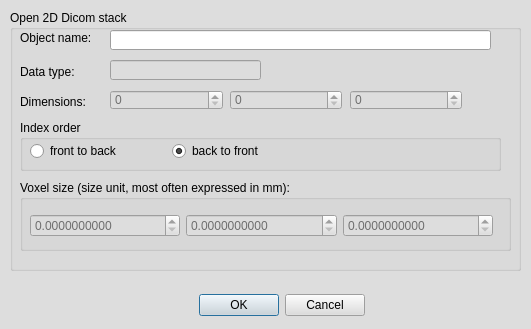
<?xml version="1.0" encoding="UTF-8"?>
<ui version="4.0">
 <class>mqOpenDicomStackDialog</class>
 <widget class="QDialog" name="mqOpenDicomStackDialog">
  <property name="geometry">
   <rect>
    <x>0</x>
    <y>0</y>
    <width>531</width>
    <height>329</height>
   </rect>
  </property>
  <property name="palette">
   <palette>
    <active>
     <colorrole role="WindowText">
      <brush brushstyle="SolidPattern">
       <color alpha="255">
        <red>0</red>
        <green>0</green>
        <blue>0</blue>
       </color>
      </brush>
     </colorrole>
     <colorrole role="Button">
      <brush brushstyle="SolidPattern">
       <color alpha="255">
        <red>221</red>
        <green>221</green>
        <blue>221</blue>
       </color>
      </brush>
     </colorrole>
     <colorrole role="Light">
      <brush brushstyle="SolidPattern">
       <color alpha="255">
        <red>255</red>
        <green>255</green>
        <blue>255</blue>
       </color>
      </brush>
     </colorrole>
     <colorrole role="Midlight">
      <brush brushstyle="SolidPattern">
       <color alpha="255">
        <red>238</red>
        <green>238</green>
        <blue>238</blue>
       </color>
      </brush>
     </colorrole>
     <colorrole role="Dark">
      <brush brushstyle="SolidPattern">
       <color alpha="255">
        <red>110</red>
        <green>110</green>
        <blue>110</blue>
       </color>
      </brush>
     </colorrole>
     <colorrole role="Mid">
      <brush brushstyle="SolidPattern">
       <color alpha="255">
        <red>147</red>
        <green>147</green>
        <blue>147</blue>
       </color>
      </brush>
     </colorrole>
     <colorrole role="Text">
      <brush brushstyle="SolidPattern">
       <color alpha="255">
        <red>0</red>
        <green>0</green>
        <blue>0</blue>
       </color>
      </brush>
     </colorrole>
     <colorrole role="BrightText">
      <brush brushstyle="SolidPattern">
       <color alpha="255">
        <red>255</red>
        <green>255</green>
        <blue>255</blue>
       </color>
      </brush>
     </colorrole>
     <colorrole role="ButtonText">
      <brush brushstyle="SolidPattern">
       <color alpha="255">
        <red>0</red>
        <green>0</green>
        <blue>0</blue>
       </color>
      </brush>
     </colorrole>
     <colorrole role="Base">
      <brush brushstyle="SolidPattern">
       <color alpha="255">
        <red>255</red>
        <green>255</green>
        <blue>255</blue>
       </color>
      </brush>
     </colorrole>
     <colorrole role="Window">
      <brush brushstyle="SolidPattern">
       <color alpha="255">
        <red>221</red>
        <green>221</green>
        <blue>221</blue>
       </color>
      </brush>
     </colorrole>
     <colorrole role="Shadow">
      <brush brushstyle="SolidPattern">
       <color alpha="255">
        <red>0</red>
        <green>0</green>
        <blue>0</blue>
       </color>
      </brush>
     </colorrole>
     <colorrole role="AlternateBase">
      <brush brushstyle="SolidPattern">
       <color alpha="255">
        <red>238</red>
        <green>238</green>
        <blue>238</blue>
       </color>
      </brush>
     </colorrole>
     <colorrole role="ToolTipBase">
      <brush brushstyle="SolidPattern">
       <color alpha="255">
        <red>255</red>
        <green>255</green>
        <blue>220</blue>
       </color>
      </brush>
     </colorrole>
     <colorrole role="ToolTipText">
      <brush brushstyle="SolidPattern">
       <color alpha="255">
        <red>0</red>
        <green>0</green>
        <blue>0</blue>
       </color>
      </brush>
     </colorrole>
     <colorrole role="PlaceholderText">
      <brush brushstyle="NoBrush">
       <color alpha="128">
        <red>0</red>
        <green>0</green>
        <blue>0</blue>
       </color>
      </brush>
     </colorrole>
    </active>
    <inactive>
     <colorrole role="WindowText">
      <brush brushstyle="SolidPattern">
       <color alpha="255">
        <red>0</red>
        <green>0</green>
        <blue>0</blue>
       </color>
      </brush>
     </colorrole>
     <colorrole role="Button">
      <brush brushstyle="SolidPattern">
       <color alpha="255">
        <red>221</red>
        <green>221</green>
        <blue>221</blue>
       </color>
      </brush>
     </colorrole>
     <colorrole role="Light">
      <brush brushstyle="SolidPattern">
       <color alpha="255">
        <red>255</red>
        <green>255</green>
        <blue>255</blue>
       </color>
      </brush>
     </colorrole>
     <colorrole role="Midlight">
      <brush brushstyle="SolidPattern">
       <color alpha="255">
        <red>238</red>
        <green>238</green>
        <blue>238</blue>
       </color>
      </brush>
     </colorrole>
     <colorrole role="Dark">
      <brush brushstyle="SolidPattern">
       <color alpha="255">
        <red>110</red>
        <green>110</green>
        <blue>110</blue>
       </color>
      </brush>
     </colorrole>
     <colorrole role="Mid">
      <brush brushstyle="SolidPattern">
       <color alpha="255">
        <red>147</red>
        <green>147</green>
        <blue>147</blue>
       </color>
      </brush>
     </colorrole>
     <colorrole role="Text">
      <brush brushstyle="SolidPattern">
       <color alpha="255">
        <red>0</red>
        <green>0</green>
        <blue>0</blue>
       </color>
      </brush>
     </colorrole>
     <colorrole role="BrightText">
      <brush brushstyle="SolidPattern">
       <color alpha="255">
        <red>255</red>
        <green>255</green>
        <blue>255</blue>
       </color>
      </brush>
     </colorrole>
     <colorrole role="ButtonText">
      <brush brushstyle="SolidPattern">
       <color alpha="255">
        <red>0</red>
        <green>0</green>
        <blue>0</blue>
       </color>
      </brush>
     </colorrole>
     <colorrole role="Base">
      <brush brushstyle="SolidPattern">
       <color alpha="255">
        <red>255</red>
        <green>255</green>
        <blue>255</blue>
       </color>
      </brush>
     </colorrole>
     <colorrole role="Window">
      <brush brushstyle="SolidPattern">
       <color alpha="255">
        <red>221</red>
        <green>221</green>
        <blue>221</blue>
       </color>
      </brush>
     </colorrole>
     <colorrole role="Shadow">
      <brush brushstyle="SolidPattern">
       <color alpha="255">
        <red>0</red>
        <green>0</green>
        <blue>0</blue>
       </color>
      </brush>
     </colorrole>
     <colorrole role="AlternateBase">
      <brush brushstyle="SolidPattern">
       <color alpha="255">
        <red>238</red>
        <green>238</green>
        <blue>238</blue>
       </color>
      </brush>
     </colorrole>
     <colorrole role="ToolTipBase">
      <brush brushstyle="SolidPattern">
       <color alpha="255">
        <red>255</red>
        <green>255</green>
        <blue>220</blue>
       </color>
      </brush>
     </colorrole>
     <colorrole role="ToolTipText">
      <brush brushstyle="SolidPattern">
       <color alpha="255">
        <red>0</red>
        <green>0</green>
        <blue>0</blue>
       </color>
      </brush>
     </colorrole>
     <colorrole role="PlaceholderText">
      <brush brushstyle="NoBrush">
       <color alpha="128">
        <red>0</red>
        <green>0</green>
        <blue>0</blue>
       </color>
      </brush>
     </colorrole>
    </inactive>
    <disabled>
     <colorrole role="WindowText">
      <brush brushstyle="SolidPattern">
       <color alpha="255">
        <red>110</red>
        <green>110</green>
        <blue>110</blue>
       </color>
      </brush>
     </colorrole>
     <colorrole role="Button">
      <brush brushstyle="SolidPattern">
       <color alpha="255">
        <red>221</red>
        <green>221</green>
        <blue>221</blue>
       </color>
      </brush>
     </colorrole>
     <colorrole role="Light">
      <brush brushstyle="SolidPattern">
       <color alpha="255">
        <red>255</red>
        <green>255</green>
        <blue>255</blue>
       </color>
      </brush>
     </colorrole>
     <colorrole role="Midlight">
      <brush brushstyle="SolidPattern">
       <color alpha="255">
        <red>238</red>
        <green>238</green>
        <blue>238</blue>
       </color>
      </brush>
     </colorrole>
     <colorrole role="Dark">
      <brush brushstyle="SolidPattern">
       <color alpha="255">
        <red>110</red>
        <green>110</green>
        <blue>110</blue>
       </color>
      </brush>
     </colorrole>
     <colorrole role="Mid">
      <brush brushstyle="SolidPattern">
       <color alpha="255">
        <red>147</red>
        <green>147</green>
        <blue>147</blue>
       </color>
      </brush>
     </colorrole>
     <colorrole role="Text">
      <brush brushstyle="SolidPattern">
       <color alpha="255">
        <red>110</red>
        <green>110</green>
        <blue>110</blue>
       </color>
      </brush>
     </colorrole>
     <colorrole role="BrightText">
      <brush brushstyle="SolidPattern">
       <color alpha="255">
        <red>255</red>
        <green>255</green>
        <blue>255</blue>
       </color>
      </brush>
     </colorrole>
     <colorrole role="ButtonText">
      <brush brushstyle="SolidPattern">
       <color alpha="255">
        <red>110</red>
        <green>110</green>
        <blue>110</blue>
       </color>
      </brush>
     </colorrole>
     <colorrole role="Base">
      <brush brushstyle="SolidPattern">
       <color alpha="255">
        <red>221</red>
        <green>221</green>
        <blue>221</blue>
       </color>
      </brush>
     </colorrole>
     <colorrole role="Window">
      <brush brushstyle="SolidPattern">
       <color alpha="255">
        <red>221</red>
        <green>221</green>
        <blue>221</blue>
       </color>
      </brush>
     </colorrole>
     <colorrole role="Shadow">
      <brush brushstyle="SolidPattern">
       <color alpha="255">
        <red>0</red>
        <green>0</green>
        <blue>0</blue>
       </color>
      </brush>
     </colorrole>
     <colorrole role="AlternateBase">
      <brush brushstyle="SolidPattern">
       <color alpha="255">
        <red>221</red>
        <green>221</green>
        <blue>221</blue>
       </color>
      </brush>
     </colorrole>
     <colorrole role="ToolTipBase">
      <brush brushstyle="SolidPattern">
       <color alpha="255">
        <red>255</red>
        <green>255</green>
        <blue>220</blue>
       </color>
      </brush>
     </colorrole>
     <colorrole role="ToolTipText">
      <brush brushstyle="SolidPattern">
       <color alpha="255">
        <red>0</red>
        <green>0</green>
        <blue>0</blue>
       </color>
      </brush>
     </colorrole>
     <colorrole role="PlaceholderText">
      <brush brushstyle="NoBrush">
       <color alpha="128">
        <red>0</red>
        <green>0</green>
        <blue>0</blue>
       </color>
      </brush>
     </colorrole>
    </disabled>
   </palette>
  </property>
  <property name="windowTitle">
   <string>Open Dicom Stack</string>
  </property>
  <widget class="QWidget" name="layoutWidget">
   <property name="geometry">
    <rect>
     <x>170</x>
     <y>290</y>
     <width>195</width>
     <height>30</height>
    </rect>
   </property>
   <layout class="QHBoxLayout" name="horizontalLayout_2">
    <item>
     <widget class="QDialogButtonBox" name="buttonBox">
      <property name="orientation">
       <enum>Qt::Horizontal</enum>
      </property>
      <property name="standardButtons">
       <set>QDialogButtonBox::Cancel|QDialogButtonBox::Ok</set>
      </property>
     </widget>
    </item>
   </layout>
  </widget>
  <widget class="QGroupBox" name="groupBox">
   <property name="geometry">
    <rect>
     <x>10</x>
     <y>10</y>
     <width>511</width>
     <height>261</height>
    </rect>
   </property>
   <property name="title">
    <string>Open 2D Dicom stack</string>
   </property>
   <widget class="QGroupBox" name="groupBox_4">
    <property name="geometry">
     <rect>
      <x>10</x>
      <y>170</y>
      <width>491</width>
      <height>71</height>
     </rect>
    </property>
    <property name="title">
     <string>Voxel size (size unit, most often expressed in mm):</string>
    </property>
    <widget class="QWidget" name="horizontalLayoutWidget_4">
     <property name="geometry">
      <rect>
       <x>10</x>
       <y>30</y>
       <width>463</width>
       <height>31</height>
      </rect>
     </property>
     <layout class="QHBoxLayout" name="horizontalLayout_9">
      <item>
       <widget class="QDoubleSpinBox" name="voxelSizeX">
        <property name="enabled">
         <bool>false</bool>
        </property>
        <property name="decimals">
         <number>10</number>
        </property>
        <property name="maximum">
         <double>999999999.000000000000000</double>
        </property>
        <property name="singleStep">
         <double>0.010000000000000</double>
        </property>
       </widget>
      </item>
      <item>
       <widget class="QDoubleSpinBox" name="voxelSizeY">
        <property name="enabled">
         <bool>false</bool>
        </property>
        <property name="decimals">
         <number>10</number>
        </property>
        <property name="maximum">
         <double>999999999.000000000000000</double>
        </property>
        <property name="singleStep">
         <double>0.010000000000000</double>
        </property>
       </widget>
      </item>
      <item>
       <widget class="QDoubleSpinBox" name="voxelSizeZ">
        <property name="enabled">
         <bool>false</bool>
        </property>
        <property name="decimals">
         <number>10</number>
        </property>
        <property name="maximum">
         <double>999999999.000000000000000</double>
        </property>
        <property name="singleStep">
         <double>0.010000000000000</double>
        </property>
       </widget>
      </item>
     </layout>
    </widget>
   </widget>
   <widget class="QGroupBox" name="groupBox_3">
    <property name="geometry">
     <rect>
      <x>10</x>
      <y>110</y>
      <width>481</width>
      <height>51</height>
     </rect>
    </property>
    <property name="title">
     <string>Index order</string>
    </property>
    <widget class="QWidget" name="verticalLayoutWidget_3">
     <property name="geometry">
      <rect>
       <x>10</x>
       <y>20</y>
       <width>277</width>
       <height>22</height>
      </rect>
     </property>
     <layout class="QHBoxLayout" name="horizontalLayout_8">
      <item>
       <widget class="QRadioButton" name="frontToBack">
        <property name="text">
         <string>front to back</string>
        </property>
       </widget>
      </item>
      <item>
       <widget class="QRadioButton" name="backToFront">
        <property name="text">
         <string>back to front</string>
        </property>
        <property name="checked">
         <bool>true</bool>
        </property>
       </widget>
      </item>
     </layout>
    </widget>
   </widget>
   <widget class="QSpinBox" name="dimY">
    <property name="enabled">
     <bool>false</bool>
    </property>
    <property name="geometry">
     <rect>
      <x>220</x>
      <y>80</y>
      <width>112</width>
      <height>20</height>
     </rect>
    </property>
    <property name="maximum">
     <number>100000</number>
    </property>
   </widget>
   <widget class="QSpinBox" name="dimX">
    <property name="enabled">
     <bool>false</bool>
    </property>
    <property name="geometry">
     <rect>
      <x>100</x>
      <y>80</y>
      <width>113</width>
      <height>20</height>
     </rect>
    </property>
    <property name="maximum">
     <number>100000</number>
    </property>
   </widget>
   <widget class="QSpinBox" name="dimZ">
    <property name="enabled">
     <bool>false</bool>
    </property>
    <property name="geometry">
     <rect>
      <x>340</x>
      <y>80</y>
      <width>112</width>
      <height>20</height>
     </rect>
    </property>
    <property name="maximum">
     <number>100000</number>
    </property>
   </widget>
   <widget class="QLabel" name="label_3">
    <property name="geometry">
     <rect>
      <x>10</x>
      <y>80</y>
      <width>112</width>
      <height>23</height>
     </rect>
    </property>
    <property name="text">
     <string>Dimensions:</string>
    </property>
   </widget>
   <widget class="QLabel" name="label_2">
    <property name="geometry">
     <rect>
      <x>10</x>
      <y>50</y>
      <width>112</width>
      <height>23</height>
     </rect>
    </property>
    <property name="text">
     <string>Data type:</string>
    </property>
   </widget>
  </widget>
  <widget class="QLabel" name="label">
   <property name="geometry">
    <rect>
     <x>20</x>
     <y>30</y>
     <width>91</width>
     <height>16</height>
    </rect>
   </property>
   <property name="text">
    <string>Object name:</string>
   </property>
  </widget>
  <widget class="QLineEdit" name="ObjectName">
   <property name="enabled">
    <bool>true</bool>
   </property>
   <property name="geometry">
    <rect>
     <x>110</x>
     <y>30</y>
     <width>381</width>
     <height>20</height>
    </rect>
   </property>
  </widget>
  <widget class="QLineEdit" name="DataType">
   <property name="enabled">
    <bool>false</bool>
   </property>
   <property name="geometry">
    <rect>
     <x>110</x>
     <y>60</y>
     <width>151</width>
     <height>20</height>
    </rect>
   </property>
  </widget>
 </widget>
 <resources>
  <include location="../Icons/icons.qrc"/>
  <include location="../Icons/icons.qrc"/>
 </resources>
 <connections>
  <connection>
   <sender>buttonBox</sender>
   <signal>accepted()</signal>
   <receiver>mqOpenDicomStackDialog</receiver>
   <slot>accept()</slot>
   <hints>
    <hint type="sourcelabel">
     <x>248</x>
     <y>254</y>
    </hint>
    <hint type="destinationlabel">
     <x>157</x>
     <y>274</y>
    </hint>
   </hints>
  </connection>
  <connection>
   <sender>buttonBox</sender>
   <signal>rejected()</signal>
   <receiver>mqOpenDicomStackDialog</receiver>
   <slot>reject()</slot>
   <hints>
    <hint type="sourcelabel">
     <x>316</x>
     <y>260</y>
    </hint>
    <hint type="destinationlabel">
     <x>286</x>
     <y>274</y>
    </hint>
   </hints>
  </connection>
 </connections>
</ui>
